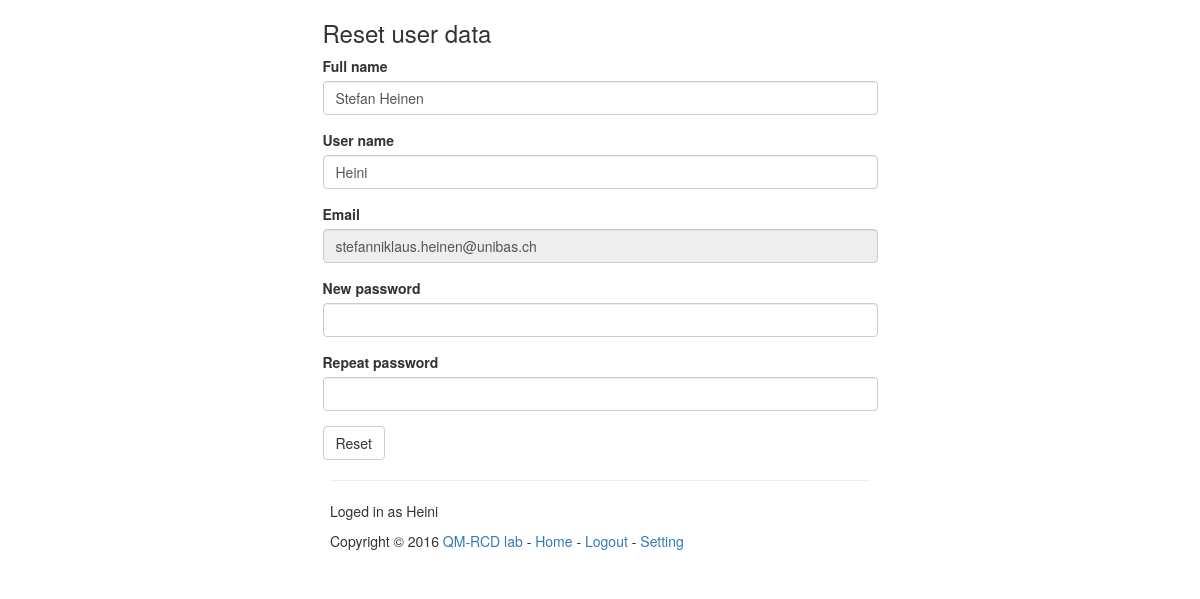
The app's page /user_setting (signed in) with its own data.
### teaching_site/user/models.py (models this page shows, shortened)
class User(db.Model):
    id = db.Column(db.Integer, primary_key = True)
    fullname = db.Column(db.String(30))
    email = db.Column(db.String(50), unique = True)
    username = db.Column(db.String(25), unique = True)
    password = db.Column(db.String(100))
    password_tmp = db.Column(db.String(25))
    validation_code = db.Column(db.String(10))
    validated = db.Column(db.Boolean)
    is_admin = db.Column(db.Boolean)
    random_seed = db.Column(db.Integer)

### teaching_site/user/views.py (the view, shortened to what this page needs)
@app.route('/user_setting', methods=['GET', 'POST'])
@login_required
def user_setting():
    user = User.query.filter_by(
        username = session['username'],
    ).first()
    if user.validated:
        form = RegisterForm(obj=user)
        error = ''
        return render_template('user/user_setting.html',
            form=form, error=error, user=user
        )
    else:
        return redirect(url_for('validate'))

### teaching_site/user/form.py
class RegisterForm(Form):
    fullname = StringField('Full name', [
        validators.Required(),
        validators.Length(max=30),
    ])
    email = EmailField('Email', [
        validators.Required(),
        validators.Length(max=50),
    ])
    username = StringField('User name', [
        validators.Required(),
        validators.Length(min=4, max=25),
        validators.Regexp(
            r'^[\w.@+-]+$',
            message="Allowed charaters are: Alphanumerics, '.', '@', '+', '-'"),
    ])
    password = PasswordField('New password', [
        validators.Required(),
        validators.Length(min=4, max=25),
        validators.Regexp(r'^[\w.@+-]+$'),
        validators.EqualTo('confirm', message='Password must match'),
    ])
    confirm = PasswordField('Repeat password')

### teaching_site/home/views.py (called while the page is built)
@app.before_request
def before_request():
    session.permanent = True
    app.permanent_session_lifetime = timedelta(hours=5)
    session.modified = True

### teaching_site/templates/user/user_setting.html (shortened to what this page needs)
{% extends 'base.html' %}
{% block content %}
<h3>Reset user data</h3>
{% from "_formhelper.html" import render_field %}
<form method="POST" action="{{ url_for('user_setting') }}" role="form">
    {{ render_field(form.fullname, class='form-control') }}
    {{ render_field(form.username, class='form-control') }}
    {{ render_field(form.email, class='form-control', readonly=True) }}
    {{ render_field(form.password, class='form-control') }}
    {{ render_field(form.confirm, class='form-control') }}
    <button type="submit" class="btn btn-default" value="reset">
        Reset
    </button>
</form>
{% endblock %}
{% block footer %}
{% include 'footer/footer_home.html' %}
{% endblock %}

### teaching_site/templates/_formhelper.html (shortened to what this page needs)
{% macro render_field(field) %}
<div class="form-group">
 {{ field.label }}
 {{ field(**kwargs)|safe }}
</div>
{% endmacro %}

### teaching_site/templates/footer/footer.html
{% if session.get('username') %}
<p>Loged in as {{ session['username'] }}</p>
{% endif %}
Copyright &copy; 2016
<a href="http://www.chemie.unibas.ch/~anatole/">QM-RCD lab</a>

### records on screen
User: fullname "Stefan Heinen", username "Heini", email "stefanniklaus.heinen@unibas.ch"

### other values on screen
{{ field.label }} "Full name User name Email New password Repeat password"
